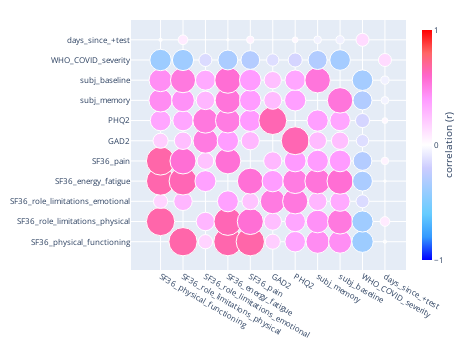

Notebook code cell kept with this figure:
### Code cell
# Correlations between health measures (same as shown in the above chord plot)
f = wp.correlogram(fdata0, subset=var_order, mask_diag=True, thresh=0.2)
if False:
	f.write_image(f"../images/HM_correlogram.svg")
f

### Figure 1 — Plotly figure (JSON) as saved in the notebook; plotly's stock layout.template omitted (floating-point values rounded to 4 significant figures)
{"data": [{"hoverlabel": {"namelength": 0}, "hovertemplate": "x=%{x}<br>y=%{y}<br>size=%{marker.size}<br>r=%{marker.color}", "legendgroup": "", "marker": {"color": [0, 0.6676, 0.1702, 0.6609, 0.6678, 0.1921, 0.353, 0.4523, 0.4423, -0.3834, -0.009228, 0.6676, 0, 0.2854, 0.6451, 0.5658, 0.2542, 0.3495, 0.4304, 0.5271, -0.374, 0.07984, 0.1702, 0.2854, 0, 0.3675, 0.2354, 0.5173, 0.5301, 0.2865, 0.3346, -0.1415, -0.001031, 0.6609, 0.6451, 0.3675, 0, 0.5602, 0.3829, 0.5153, 0.5444, 0.5703, -0.3284, -0.005408, 0.6678, 0.5658, 0.2354, 0.5602, 0, 0.2771, 0.3968, 0.387, 0.3931, -0.2941, 0.04739, 0.1921, 0.2542, 0.5173, 0.3829, 0.2771, 0, 0.6487, 0.2665, 0.2519, -0.1284, 0.001134, 0.353, 0.3495, 0.5301, 0.5153, 0.3968, 0.6487, 0, 0.3756, 0.3472, -0.1664, 0.02814, 0.4523, 0.4304, 0.2865, 0.5444, 0.387, 0.2665, 0.3756, 0, 0.5409, -0.303, -0.049, 0.4423, 0.5271, 0.3346, 0.5703, 0.3931, 0.2519, 0.3472, 0.5409, 0, -0.3533, -0.05681, -0.3834, -0.374, -0.1415, -0.3284, -0.2941, -0.1284, -0.1664, -0.303, -0.3533, 0, 0.1426, -0.009228, 0.07984, -0.001031, -0.005408, 0.04739, 0.001134, 0.02814, -0.049, -0.05681, 0.1426, 0], "coloraxis": "coloraxis", "opacity": 1, "size": [0, 0.6676, 0.1702, 0.6609, 0.6678, 0.1921, 0.353, 0.4523, 0.4423, 0.3834, 0.009228, 0.6676, 0, 0.2854, 0.6451, 0.5658, 0.2542, 0.3495, 0.4304, 0.5271, 0.374, 0.07984, 0.1702, 0.2854, 0, 0.3675, 0.2354, 0.5173, 0.5301, 0.2865, 0.3346, 0.1415, 0.001031, 0.6609, 0.6451, 0.3675, 0, 0.5602, 0.3829, 0.5153, 0.5444, 0.5703, 0.3284, 0.005408, 0.6678, 0.5658, 0.2354, 0.5602, 0, 0.2771, 0.3968, 0.387, 0.3931, 0.2941, 0.04739, 0.1921, 0.2542, 0.5173, 0.3829, 0.2771, 0, 0.6487, 0.2665, 0.2519, 0.1284, 0.001134, 0.353, 0.3495, 0.5301, 0.5153, 0.3968, 0.6487, 0, 0.3756, 0.3472, 0.1664, 0.02814, 0.4523, 0.4304, 0.2865, 0.5444, 0.387, 0.2665, 0.3756, 0, 0.5409, 0.303, 0.049, 0.4423, 0.5271, 0.3346, 0.5703, 0.3931, 0.2519, 0.3472, 0.5409, 0, 0.3533, 0.05681, 0.3834, 0.374, 0.1415, 0.3284, 0.2941, 0.1284, 0.1664, 0.303, 0.3533, 0, 0.1426, 0.009228, 0.07984, 0.001031, 0.005408, 0.04739, 0.001134, 0.02814, 0.049, 0.05681, 0.1426, 0], "sizemode": "area", "sizeref": 0.00167, "symbol": "circle"}, "mode": "markers", "name": "", "showlegend": false, "type": "scatter", "x": ["SF36_physical_functioning", "SF36_physical_functioning", "SF36_physical_functioning", "SF36_physical_functioning", "SF36_physical_functioning", "SF36_physical_functioning", "SF36_physical_functioning", "SF36_physical_functioning", "SF36_physical_functioning", "SF36_physical_functioning", "SF36_physical_functioning", "SF36_role_limitations_physical", "SF36_role_limitations_physical", "SF36_role_limitations_physical", "SF36_role_limitations_physical", "SF36_role_limitations_physical", "SF36_role_limitations_physical", "SF36_role_limitations_physical", "SF36_role_limitations_physical", "SF36_role_limitations_physical", "SF36_role_limitations_physical", "SF36_role_limitations_physical", "SF36_role_limitations_emotional", "SF36_role_limitations_emotional", "SF36_role_limitations_emotional", "SF36_role_limitations_emotional", "SF36_role_limitations_emotional", "SF36_role_limitations_emotional", "SF36_role_limitations_emotional", "SF36_role_limitations_emotional", "SF36_role_limitations_emotional", "SF36_role_limitations_emotional", "SF36_role_limitations_emotional", "SF36_energy_fatigue", "SF36_energy_fatigue", "SF36_energy_fatigue", "SF36_energy_fatigue", "SF36_energy_fatigue", "SF36_energy_fatigue", "SF36_energy_fatigue", "SF36_energy_fatigue", "SF36_energy_fatigue", "SF36_energy_fatigue", "SF36_energy_fatigue", "SF36_pain", "SF36_pain", "SF36_pain", "SF36_pain", "SF36_pain", "SF36_pain", "SF36_pain", "SF36_pain", "SF36_pain", "SF36_pain", "SF36_pain", "GAD2", "GAD2", "GAD2", "GAD2", "GAD2", "GAD2", "GAD2", "GAD2", "GAD2", "GAD2", "GAD2", "PHQ2", "PHQ2", "PHQ2", "PHQ2", "PHQ2", "PHQ2", "PHQ2", "PHQ2", "PHQ2", "PHQ2", "PHQ2", "subj_memory", "subj_memory", "subj_memory", "subj_memory", "subj_memory", "subj_memory", "subj_memory", "subj_memory", "subj_memory", "subj_memory", "subj_memory", "subj_baseline", "subj_baseline", "subj_baseline", "subj_baseline", "subj_baseline", "subj_baseline", "subj_baseline", "subj_baseline", "subj_baseline", "subj_baseline", "subj_baseline", "WHO_COVID_severity", "WHO_COVID_severity", "WHO_COVID_severity", "WHO_COVID_severity", "WHO_COVID_severity", "WHO_COVID_severity", "WHO_COVID_severity", "WHO_COVID_severity", "WHO_COVID_severity", "WHO_COVID_severity", "WHO_COVID_severity", "days_since_+test", "days_since_+test", "days_since_+test", "days_since_+test", "days_since_+test", "days_since_+test", "days_since_+test", "days_since_+test", "days_since_+test", "days_since_+test", "days_since_+test"], "xaxis": "x", "y": ["SF36_physical_functioning", "SF36_role_limitations_physical", "SF36_role_limitations_emotional", "SF36_energy_fatigue", "SF36_pain", "GAD2", "PHQ2", "subj_memory", "subj_baseline", "WHO_COVID_severity", "days_since_+test", "SF36_physical_functioning", "SF36_role_limitations_physical", "SF36_role_limitations_emotional", "SF36_energy_fatigue", "SF36_pain", "GAD2", "PHQ2", "subj_memory", "subj_baseline", "WHO_COVID_severity", "days_since_+test", "SF36_physical_functioning", "SF36_role_limitations_physical", "SF36_role_limitations_emotional", "SF36_energy_fatigue", "SF36_pain", "GAD2", "PHQ2", "subj_memory", "subj_baseline", "WHO_COVID_severity", "days_since_+test", "SF36_physical_functioning", "SF36_role_limitations_physical", "SF36_role_limitations_emotional", "SF36_energy_fatigue", "SF36_pain", "GAD2", "PHQ2", "subj_memory", "subj_baseline", "WHO_COVID_severity", "days_since_+test", "SF36_physical_functioning", "SF36_role_limitations_physical", "SF36_role_limitations_emotional", "SF36_energy_fatigue", "SF36_pain", "GAD2", "PHQ2", "subj_memory", "subj_baseline", "WHO_COVID_severity", "days_since_+test", "SF36_physical_functioning", "SF36_role_limitations_physical", "SF36_role_limitations_emotional", "SF36_energy_fatigue", "SF36_pain", "GAD2", "PHQ2", "subj_memory", "subj_baseline", "WHO_COVID_severity", "days_since_+test", "SF36_physical_functioning", "SF36_role_limitations_physical", "SF36_role_limitations_emotional", "SF36_energy_fatigue", "SF36_pain", "GAD2", "PHQ2", "subj_memory", "subj_baseline", "WHO_COVID_severity", "days_since_+test", "SF36_physical_functioning", "SF36_role_limitations_physical", "SF36_role_limitations_emotional", "SF36_energy_fatigue", "SF36_pain", "GAD2", "PHQ2", "subj_memory", "subj_baseline", "WHO_COVID_severity", "days_since_+test", "SF36_physical_functioning", "SF36_role_limitations_physical", "SF36_role_limitations_emotional", "SF36_energy_fatigue", "SF36_pain", "GAD2", "PHQ2", "subj_memory", "subj_baseline", "WHO_COVID_severity", "days_since_+test", "SF36_physical_functioning", "SF36_role_limitations_physical", "SF36_role_limitations_emotional", "SF36_energy_fatigue", "SF36_pain", "GAD2", "PHQ2", "subj_memory", "subj_baseline", "WHO_COVID_severity", "days_since_+test", "SF36_physical_functioning", "SF36_role_limitations_physical", "SF36_role_limitations_emotional", "SF36_energy_fatigue", "SF36_pain", "GAD2", "PHQ2", "subj_memory", "subj_baseline", "WHO_COVID_severity", "days_since_+test"], "yaxis": "y"}], "layout": {"coloraxis": {"cmax": 1, "cmin": -1, "colorbar": {"thickness": 10, "tickmode": "array", "tickvals": [-1, 0, 1], "title": {"side": "right", "text": "correlation (r)"}}, "colorscale": [[0, "rgb(0,0,255)"], [0.1, "rgb(51,153,255)"], [0.2, "rgb(102,204,255)"], [0.3, "rgb(153,204,255)"], [0.4, "rgb(204,204,255)"], [0.5, "rgb(255,255,255)"], [0.6, "rgb(255,204,255)"], [0.7, "rgb(255,153,255)"], [0.8, "rgb(255,102,204)"], [0.9, "rgb(255,102,102)"], [1, "rgb(255,0,0)"]]}, "font": {"size": 8}, "height": 350, "legend": {"itemsizing": "constant", "tracegroupgap": 0}, "margin": {"b": 20, "l": 80, "r": 10, "t": 20}, "width": 475, "xaxis": {"anchor": "y", "domain": [0, 1], "title": {}}, "yaxis": {"anchor": "x", "domain": [0, 1], "title": {}}}}
